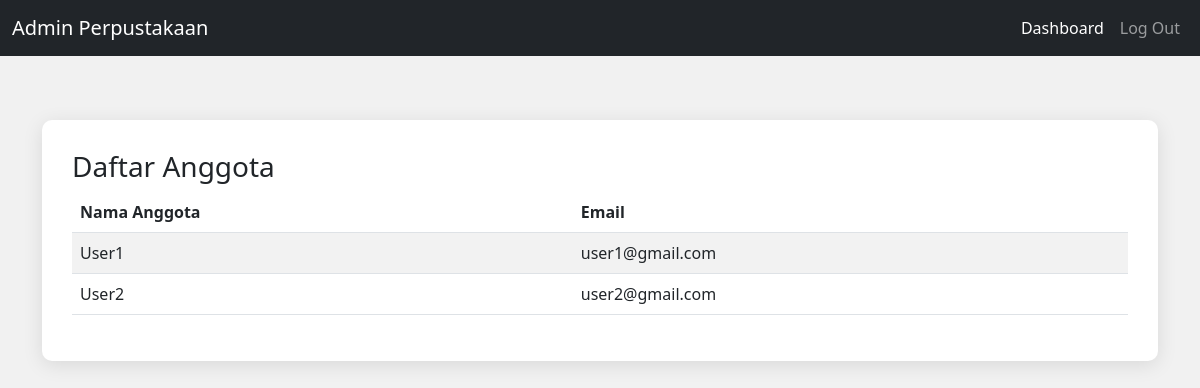
Screenshot of /admin/listuser (signed in) with the database file from the repository.
### tables this page shows
CREATE TABLE `pengguna` (
  `id` int(11) NOT NULL AUTO_INCREMENT,   
  `nama` varchar(255) NOT NULL,
  `email` varchar(255) NOT NULL,
  `password` varchar(255) NOT NULL,
  `role` enum('admin','user') DEFAULT 'user',
  PRIMARY KEY (`id`)   
);

### controllers/AdminController.php (called while the page is built, shortened)
<?php
require_once 'models/Pengguna.php';
class AdminController extends Middleware {
    private $model = array();
    public function __construct(){
        $this->model['pengguna'] = new Pengguna();
    }
    public function listuser(){
        $getPengguna = $this->model['pengguna']->ambilUser();
        include 'views/daftarlist.php';
    }
}

### models/koneksi.php (called while the page is built, shortened)
<?php
class Koneksi {
    private $servername = "localhost";
    private $username = "root";
    private $password = "";
    private $dbname = "db_perpusteknik";
    public function __construct() {
        try {
            $this->conn = new PDO("mysql:host=$this->servername;dbname=$this->dbname", $this->username, $this->password);
        }
        catch(PDOException $e) {
            die("Koneksi gagal: " . $e->getMessage());
        }
    }
}

### models/Pengguna.php (called while the page is built, shortened)
<?php
require_once 'Koneksi.php';
class Pengguna extends Koneksi {
    public function ambilUser() {
        $sql = "SELECT * FROM pengguna WHERE role = 'user'";
        $stmt = $this->conn->prepare($sql);
        $stmt->execute();
        return $stmt->fetchAll(PDO::FETCH_ASSOC);
    }
}
?>

### views/daftarlist.php (the view, shortened to what this page needs)
<!DOCTYPE html>
<html lang="id">
<head>
    <link href="https://cdn.jsdelivr.net/npm/bootstrap@5.3.0-alpha1/dist/css/bootstrap.min.css" rel="stylesheet">
</head>
<body>
    <nav class="navbar navbar-expand-lg navbar-dark bg-dark fixed-top">
        <div class="container-fluid">
            <a class="navbar-brand" href="#">Admin Perpustakaan</a>
            <div class="collapse navbar-collapse" id="navbarNav">
                <ul class="navbar-nav ms-auto">
                    <li class="nav-item">
                        <a class="nav-link active" href="#">Dashboard</a>
                    </li>
                    <li class="nav-item">
                        <a class="nav-link" href="auth/logout">Log Out</a>
                    </li>
                </ul>
            </div>
        </div>
    </nav>
    <div class="container mt-5 pt-4">
        <div class="table-container mt-5">
            <h3>Daftar Anggota</h3>
            <table class="table table-striped">
                <thead>
                    <tr>
                        <th>Nama Anggota</th>
                        <th>Email</th>
                    </tr>
                </thead>
                <tbody>
                    <?php foreach($getPengguna as $pengguna): ?>
                    <tr>
                        <td><?= $pengguna['nama']; ?></td>
                        <td><?= $pengguna['email']; ?></td>
                    </tr>
                    <?php endforeach; ?>
                </tbody>
            </table>
        </div>
    </div>
</body>
</html>

### views/daftarlist.php (style rules this page uses)
body { background-color: #f1f1f1; }
.table-container { margin-top: 50px; padding: 30px; background-color: white; border-radius: 10px; box-shadow: 0 4px 20px rgba(0, 0, 0, 0.1); }

### rows the page displays
pengguna: nama "User1", email "user1@gmail.com"
pengguna: nama "User2", email "user2@gmail.com"
